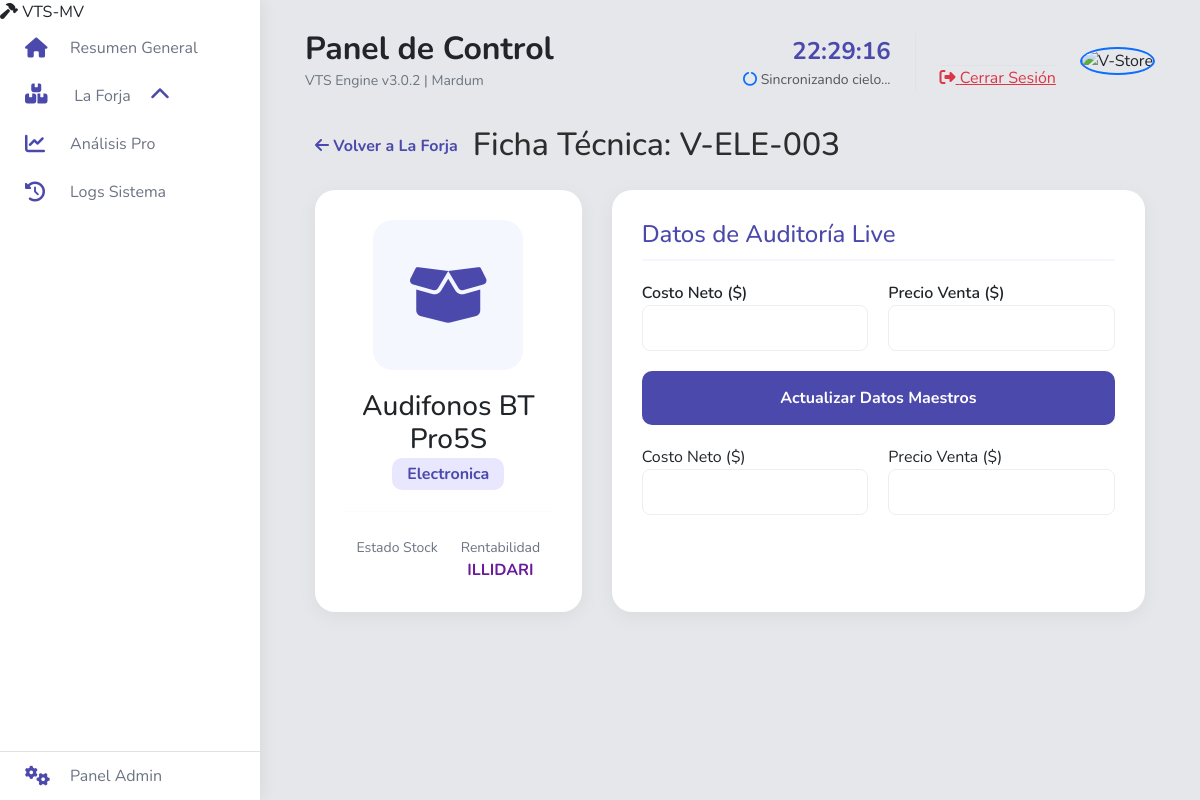
The app's page /producto/V-ELE-003/ with its own data.
### dashboard/models/inventario.py (models this page shows, shortened)
class AuditoriaVTS(models.Model):
    ESTADO_CHOICES = [
        ('activo',        'Activo'),
        ('criocongelado', 'Criocongelado'),
        ('descontinuado', 'Descontinuado'),
    ]
    sku             = models.CharField(max_length=50, primary_key=True)
    codigo_barras   = models.CharField(max_length=100, blank=True, null=True, verbose_name="Código de Barras")
    producto        = models.CharField(max_length=200)
    seccion         = models.CharField(max_length=100)
    variante        = models.CharField(max_length=50, blank=True, null=True, verbose_name="Variante/Color")
    imagen          = models.ImageField(upload_to='productos/', blank=True, null=True, verbose_name="Foto del Producto")
    estado          = models.CharField(max_length=20, choices=ESTADO_CHOICES, default='activo', verbose_name="Estado")
    stock_sistema       = models.IntegerField(default=0)
    inventario_real     = models.IntegerField(default=0)
    aporte_hogar_total  = models.IntegerField(default=0)
    precio_costo    = models.DecimalField(max_digits=10, decimal_places=2, default=0.00)
    precio_venta    = models.DecimalField(max_digits=10, decimal_places=2, default=0.00)
    documento_tipo  = models.CharField(
        max_length=20,
        choices=[('BOLETA', 'Boleta'), ('FACTURA', 'Factura')],
        default='BOLETA'
    )
    fecha_auditoria = models.DateTimeField(auto_now_add=True)
    class Meta:
        verbose_name        = "Auditoría VTS"
        verbose_name_plural = "Auditorías VTS"
        ordering            = ['seccion', 'producto']
    SECCION_PREFIJOS = {
        'Abarrotes':       'ABA',
        'Bebe':            'BEB',
        'Boutique':        'BOU',
        'Colaciones':    'COL',
        'Cuidado Personal':'CPE',
        'Electronica':     'ELE',
        'Ferreteria':      'FER',
        'Libreria':        'LIB',
        'Limpieza':        'LIM',
        'Menaje':          'MEN',
    }
    @property
    def margen_valor(self):
        try:
            from .vts_config import get_config
            cfg    = get_config()
            factor = sum(v for k, v in cfg.items() if k.endswith('_pct'))
            costo_real = float(self.precio_costo) * (1 + factor)
            venta      = float(self.precio_venta)
            if venta <= 0:
                return 0
            return (venta - costo_real) / venta
        except:
            return 0
    def get_stock_status(self):
        if self.inventario_real <= 0:
            return {'color': '#714B23', 'label': 'QUIEBRE'}
        pct = (self.inventario_real / 10) * 100
        if pct <= 25:  return {'color': '#ff4d4d', 'label': 'CRÍTICO'}
        if pct <= 60:  return {'color': '#ffc107', 'label': 'REVISAR'}
        if pct <= 100: return {'color': '#71c016', 'label': 'ÓPTIMO'}
        return {'color': '#4B49AC', 'label': 'SOBRESTOCK'}
    def get_rentabilidad_status(self):
        m = float(self.margen_valor or 0)
        if m < 0.00: return {'color': '#212121', 'simbolo': '⚫', 'texto': 'PÉRDIDA'}
        if m < 0.10: return {'color': '#E53935', 'simbolo': '🔴', 'texto': 'SOBREVIVENCIA'}
        if m < 0.18: return {'color': '#F9A825', 'simbolo': '🟡', 'texto': 'NEUTRO'}
        if m < 0.26: return {'color': '#43A047', 'simbolo': '🟢', 'texto': 'SALUDABLE'}
        if m < 0.36: return {'color': '#FB8C00', 'simbolo': '🔥', 'texto': 'ÓPTIMO'}
        return {'color': '#6A1B9A', 'simbolo': '🟣', 'texto': 'ILLIDARI'}

### dashboard/views_inventario.py (the view)
# urls.py: path('producto/<str:sku>/', views.detalle_producto, name='detalle_producto'),
def detalle_producto(request, sku):
    producto = get_object_or_404(AuditoriaVTS, sku=sku)
    return render(request, 'dashboard/ficha_producto.html', {'item': producto})

### dashboard/templates/dashboard/ficha_producto.html (shortened to what this page needs)
{% extends 'dashboard/base.html' %}
{% block content %}
<div style="padding: 10px;">
    <div style="margin-bottom: 25px; display: flex; align-items: center; gap: 15px;">
        <a href="{% url 'inventario' %}" style="text-decoration: none; color: #4B49AC; font-weight: bold;">
            <i class="fa-solid fa-arrow-left"></i> Volver a La Forja
        </a>
        <h2 style="margin: 0; color: #2D2D2D;">Ficha Técnica: {{ item.sku }}</h2>
    </div>
    <div style="display: grid; grid-template-columns: 1fr 2fr; gap: 30px;">
        <div style="background: white; border-radius: 20px; padding: 30px; box-shadow: 0 5px 20px rgba(0,0,0,0.05); text-align: center;">
            <div style="width: 150px; height: 150px; background: #F5F7FF; border-radius: 20px; margin: 0 auto 20px; display: flex; align-items: center; justify-content: center;">
                <i class="fa-solid fa-box-open" style="font-size: 4em; color: #4B49AC;"></i>
            </div>
            <h3 style="margin-bottom: 5px;">{{ item.producto }}</h3>
            <span style="background: #E8E7FD; color: #4B49AC; padding: 5px 15px; border-radius: 10px; font-weight: bold;">
                {{ item.seccion }}
            </span>
            <hr style="margin: 25px 0; border: 0; border-top: 1px solid #eee;">
            <div style="display: flex; justify-content: space-around;">
                <div>
                    <small style="display: block; color: #6C7383;">Estado Stock</small>
                </div>
                <div>
                    <small style="display: block; color: #6C7383;">Rentabilidad</small>
                    {% with m_status=item.get_rentabilidad_status %}
                    <strong style="color: {{ m_status.color }};">{{ m_status.texto }}</strong>
                    {% endwith %}
                </div>
            </div>
        </div>
        <div style="background: white; border-radius: 20px; padding: 30px; box-shadow: 0 5px 20px rgba(0,0,0,0.05);">
            <h4 style="color: #4B49AC; border-bottom: 2px solid #F5F7FF; padding-bottom: 10px; margin-bottom: 20px;">
                Datos de Auditoría Live
            </h4>
            <form action="{% url 'actualizar_inventario' item.sku %}" method="POST">
                <div style="display: grid; grid-template-columns: 1fr 1fr; gap: 20px; margin-top: 20px;">
                    <div>
                        <label style="font-weight: 600;">Costo Neto ($)</label>
                        <input type="number" step="0.01" name="costo" value="{{ item.precio_costo }}" style="width: 100%; padding: 10px; border-radius: 8px; border: 1px solid #eee;">
                    </div>
                    <div>
                        <label style="font-weight: 600;">Precio Venta ($)</label>
                        <input type="number" step="0.01" name="precio" value="{{ item.precio_venta }}" style="width: 100%; padding: 10px; border-radius: 8px; border: 1px solid #eee;">
                    </div>
                </div>
                <button type="submit" style="width: 100%; margin-top: 20px; background: #4B49AC; color: white; padding: 15px; border-radius: 10px; border: none; font-weight: bold;">
                    Actualizar Datos Maestros
                </button>
            </form>
            <div style="display: grid; grid-template-columns: 1fr 1fr; gap: 20px; margin-top: 20px;">
                <div>
                    <label>Costo Neto ($)</label>
                    <input type="number" step="0.01" name="costo" value="{{ item.costo_neto }}" style="width: 100%; padding: 10px; border-radius: 8px; border: 1px solid #eee;">
                </div>
                <div>
                    <label>Precio Venta ($)</label>
                    <input type="number" step="0.01" name="precio" value="{{ item.precio_venta }}" style="width: 100%; padding: 10px; border-radius: 8px; border: 1px solid #eee;">
                </div>
            </div>
        </div>
    </div>
</div>
{% endblock %}

### dashboard/static/dashboard/css/style.css (style rules this page uses)
:root { --skydash-blue: #4B49AC; --skydash-light: #7da7fb; --bg-body: #e5e7eb; --lavanda-vts: #E6E6FA; --sidebar-width-full: 260px; --sidebar-width-compact: 80px; }
*, *::before, *::after { box-sizing: border-box; }
body { background-color: var(--bg-body); font-family: 'Nunito', sans-serif; margin: 0; display: flex; min-height: 100vh; }

### records on screen
AuditoriaVTS: sku "V-ELE-003", producto "Audifonos BT Pro5S", seccion "Electronica"

### other values on screen
{{ m_status.texto }} "ILLIDARI"
